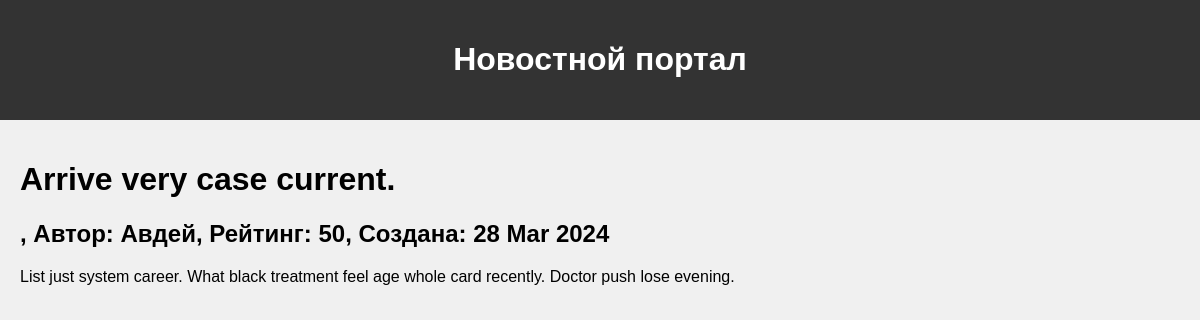
The app's page /news/7/ with its own data.
### NewsPortal/models.py (models this page shows, shortened)
class Post(models.Model):
    author = models.ForeignKey(Author, on_delete=models.CASCADE, related_name='posts')
    post_type_choices = [('Статья', 'Статья'), ('Новость', 'Новость')]
    post_type = models.CharField(max_length=10, choices=post_type_choices)
    created_at = models.DateTimeField(auto_now_add=True)
    categories = models.ManyToManyField(Category, through='PostCategory')
    title = models.CharField(max_length=255)
    text = models.TextField()
    rating = models.IntegerField(default=0)

class Author(models.Model):
    user = models.OneToOneField(User, on_delete=models.CASCADE)
    name = models.CharField(max_length=255)
    rating = models.IntegerField(default=0)
    def __str__(self):
        return self.name

### NewsPortal/views.py (the view)
# urls.py: path('<int:pk>/', NewsDetail.as_view(), name='news_detail'),
class NewsDetail(DetailView):
    model = Post
    template_name = 'post.html'
    context_object_name = 'post'

### NewsPortal/templatetags/banword_filter.py (called while the page is built)
@register.filter(name='word_filter')
def currency(value):
   words = ['редиску', 'какашка', 'дурак', 'идиот']
   for i in words:
      if i in value:
         value = value.replace(i, '*' * len(i))
   return value

### templates/post.html (shortened to what this page needs)
{% extends 'flatpages/default.html' %}
{% load banword_filter %}
{% block content %}
<h1>{{ post.title|word_filter }}</h1>
<h2>{{post.post_type }}, Автор: {{ post.author }}, Рейтинг: {{ post.rating }}, Создана: {{post.created_at|date:'d M Y'}}</h2>
<p>{{post.text|word_filter}}</p>
{% endblock content %}

### templates/flatpages/default.html (style rules this page uses)
body { font-family: Arial, sans-serif; margin: 0; padding: 0; background-color: #f0f0f0; }

### records on screen
Post: title "Arrive very case current.", author "Авдей", rating "50", created_at "28 Mar 2024", text "List just system career. What black treatment feel age whole card recently. Doctor push lose evening."
